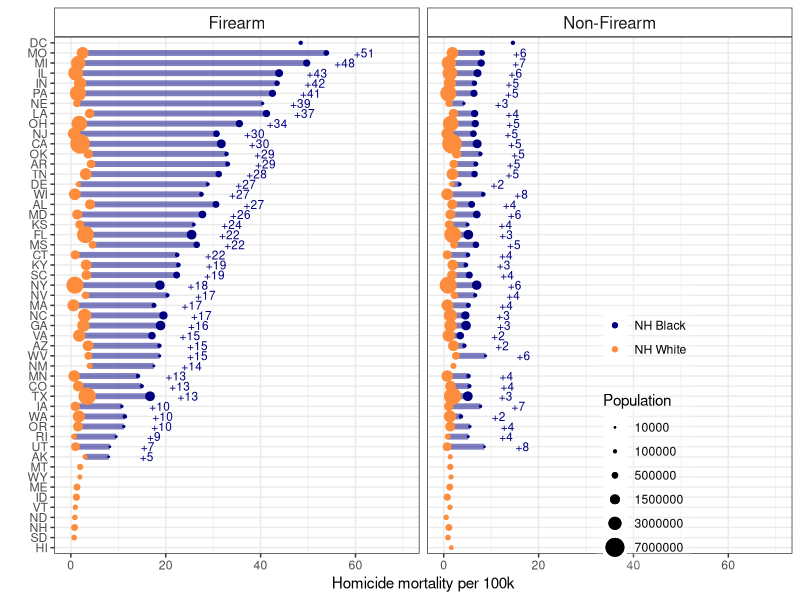
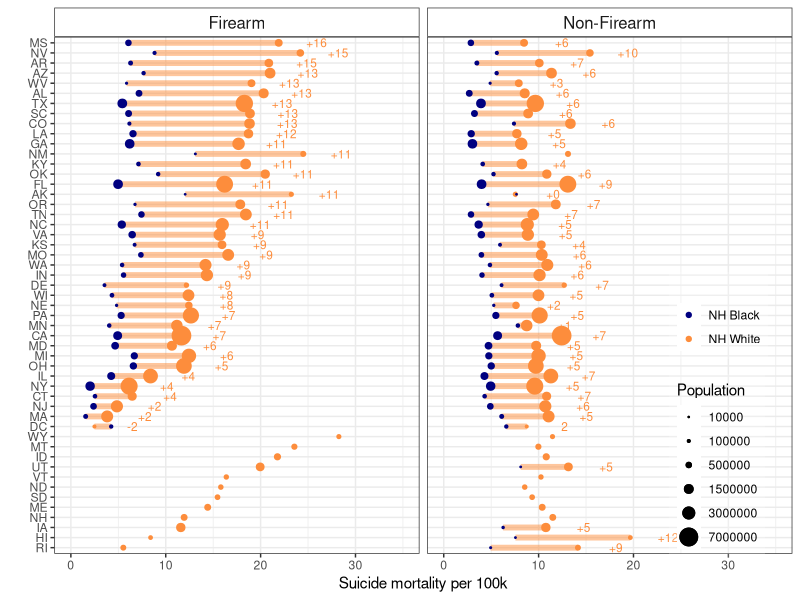
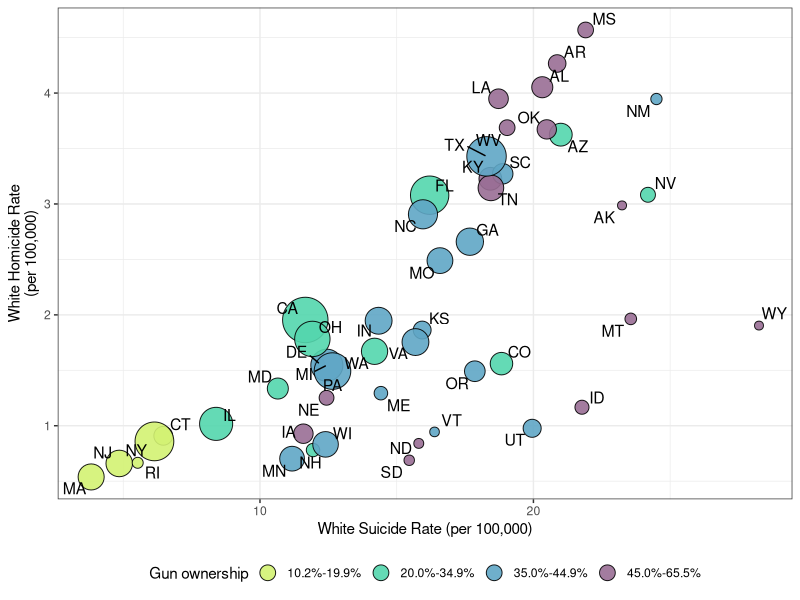
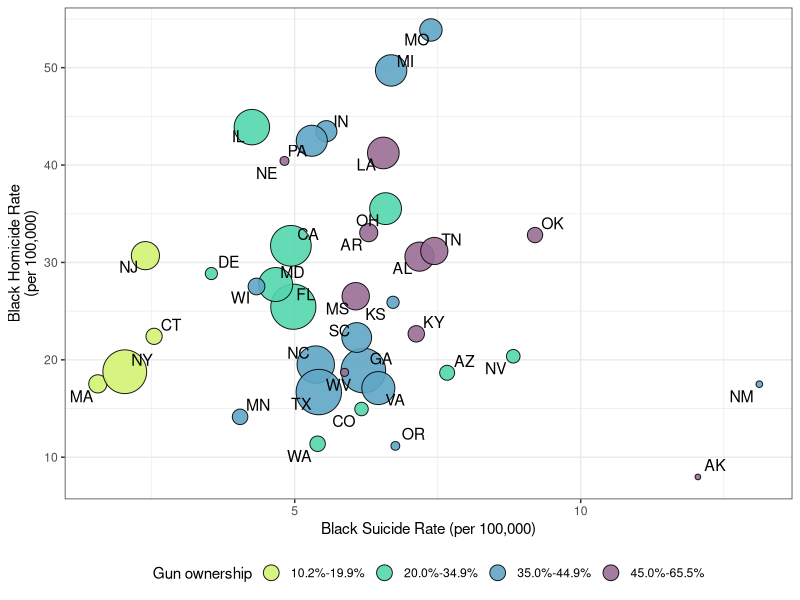

Reproduce these figures in R, in order.
## ---- chunk 1
library(tidyverse)
library(ggrepel)
library(viridis)
## ---- chunk 2
gun.house.prev <- c(52.2, 59.8, 32.3, 58.8, 20.1, 34.6, 18.1, 26.3, 25.2,
                    40.3, 10.2, 55.7, 20.7, 38.5, 45.7, 42.8, 47.7, 45.0,
                    40.3, 21.7, 11.5, 40.8, 41.2, 54.6, 44.2, 62.6, 45.4,
                    34.0, 31.0, 11.4, 39.7, 18.5, 39.4, 56.2, 34.0, 46.5,
                    39.8, 35.1, 12.4, 43.3, 59.9, 46.6, 37.1, 44.8, 43.8,
                    37.5, 34.0, 58.5, 43.0, 65.5)

gun.data <- data.frame("ST" = state.abb, "gun.house.prev" = gun.house.prev)

#ggplot(gun.data, aes(gun.house.prev)) + geom_histogram(bins = 20, col = "white") 
#ggplot(gun.data, aes(gun.house.prev)) + geom_density()
#quantile(gun.data$gun.house.prev, c(0.33, 0.66))

gun.data <- gun.data %>% arrange(gun.house.prev) %>% 
  mutate(gun.house.prev.category = cut(gun.house.prev, 
                                       breaks = c(0, 20, 35, 44.9, 66), 
                                       labels = c("10.2%-19.9%", "20.0%-34.9%", "35.0%-44.9%", "45.0%-65.5%")))
## ---- chunk 3
#homicide
NHWM_homicide_FA <- read.table("./Data/agestd/Homicide_Firearms_White_NH_Males_Age-adjusted_2008-2014.txt", skip = 21, header = T, sep = ",")

NHWM_homicide_NonFA <- read.table("./Data/agestd/Homicide_Non-Firearms_White_NH_Males_Age-adjusted_2008-2014.txt", skip = 21, header = T, sep = ",")

NHBM_homicide_FA <- read.table("./Data/agestd/Homicide_Firearms_Black_NH_Males_Age-adjusted_2008-2014.txt", skip = 21, header = T, sep = ",")

NHBM_homicide_NonFA <- read.table("./Data/agestd/Homicide_Non-Firearms_Black_NH_Males_Age-adjusted_2008-2014.txt", skip = 21, header = T, sep = ",")

#suicide
NHWM_suicide_FA <- read.table("./Data/agestd/Suicide_Firearms_White_NH_Males_Age-adjusted_2008-2014.txt", skip = 21, header = T, sep = ",")

NHWM_suicide_NonFA <- read.table("./Data/agestd/Suicide_Non-Firearms_White_NH_Males_Age-adjusted_2008-2014.txt", skip = 21, header = T, sep = ",")

NHBM_suicide_FA <- read.table("./Data/agestd/Suicide_Firearms_Black_NH_Males_Age-adjusted_2008-2014.txt", skip = 21, header = T, sep = ",")

NHBM_suicide_NonFA <- read.table("./Data/agestd/Suicide_Non-Firearms_Black_NH_Males_Age-adjusted_2008-2014.txt", skip = 21, header = T, sep = ",")
## ---- chunk 4
#homicide
NHWF_homicide_FA <- read.table("./Data/agestd/Homicide_Firearms_White_NH_Females_Age-adjusted_2008-2014.txt", skip = 21, header = T, sep = ",")

NHWF_homicide_NonFA <- read.table("./Data/agestd/Homicide_Non-Firearms_White_NH_Females_Age-adjusted_2008-2014.txt", skip = 21, header = T, sep = ",")

NHBF_homicide_FA <- read.table("./Data/agestd/Homicide_Firearms_Black_NH_Females_Age-adjusted_2008-2014.txt", skip = 21, header = T, sep = ",")

NHBF_homicide_NonFA <- read.table("./Data/agestd/Homicide_Non-Firearms_Black_NH_Females_Age-adjusted_2008-2014.txt", skip = 21, header = T, sep = ",")

#suicide
NHWF_suicide_FA <- read.table("./Data/agestd/Suicide_Firearms_White_NH_Females_Age-adjusted_2008-2014.txt", skip = 21, header = T, sep = ",")

NHWF_suicide_NonFA <- read.table("./Data/agestd/Suicide_Non-Firearms_White_NH_Females_Age-adjusted_2008-2014.txt", skip = 21, header = T, sep = ",")

NHBF_suicide_FA <- read.table("./Data/agestd/Suicide_Firearms_Black_NH_Females_Age-adjusted_2008-2014.txt", skip = 21, header = T, sep = ",")

NHBF_suicide_NonFA <- read.table("./Data/agestd/Suicide_Non-Firearms_Black_NH_Females_Age-adjusted_2008-2014.txt", skip = 21, header = T, sep = ",")
## ---- chunk 5
tidy_fx <- function(data, state, death, population, crude, adjusted, race, intent, mechanism) {
  dat2 <- data[, c(state, death, population, crude, adjusted)]
  names(dat2)[2] <- paste0(death, ".", intent, ".", race)
  names(dat2)[3] <- paste0(population, ".", race)
  names(dat2)[4] <- paste0("crude.", intent, ".", race)
  names(dat2)[5] <- paste0("adjusted.", intent, ".", race)
  dat2$type = mechanism
  
  return(dat2)
}
## ---- chunk 6
NHWM_homicide_FA <- tidy_fx(data = NHWM_homicide_FA, "ST", "Deaths", "Population", "U_C_Rate", 
                            "U_A_Rate", "white", "homicide", "Firearm")
NHWM_homicide_NonFA <- tidy_fx(data = NHWM_homicide_NonFA, "ST", "Deaths", "Population", "U_C_Rate", 
                            "U_A_Rate", "white", "homicide", "Non-Firearm")
NHWM_suicide_FA <- tidy_fx(data = NHWM_suicide_FA, "ST", "Deaths", "Population", "U_C_Rate", 
                            "U_A_Rate", "white", "suicide", "Firearm")
NHWM_suicide_NonFA <- tidy_fx(data = NHWM_suicide_NonFA, "ST", "Deaths", "Population", "U_C_Rate", 
                            "U_A_Rate", "white", "suicide", "Non-Firearm")

NHBM_homicide_FA <- tidy_fx(data = NHBM_homicide_FA, "ST", "Deaths", "Population", "U_C_Rate", 
                            "U_A_Rate", "black", "homicide", "Firearm")
NHBM_homicide_NonFA <- tidy_fx(data = NHBM_homicide_NonFA, "ST", "Deaths", "Population", "U_C_Rate", 
                            "U_A_Rate", "black", "homicide", "Non-Firearm")
NHBM_suicide_FA <- tidy_fx(data = NHBM_suicide_FA, "ST", "Deaths", "Population", "U_C_Rate", 
                            "U_A_Rate", "black", "suicide", "Firearm")
NHBM_suicide_NonFA <- tidy_fx(data = NHBM_suicide_NonFA, "ST", "Deaths", "Population", "U_C_Rate", 
                            "U_A_Rate", "black", "suicide", "Non-Firearm")

NHBM_homicide<- rbind(NHBM_homicide_FA, NHBM_homicide_NonFA)
NHBM_suicide <- rbind(NHBM_suicide_FA, NHBM_suicide_NonFA)
NHWM_homicide <- rbind(NHWM_homicide_FA, NHWM_homicide_NonFA)
NHWM_suicide <- rbind(NHWM_suicide_FA, NHWM_suicide_NonFA)
rm(NHBM_homicide_FA, NHBM_homicide_NonFA, NHBM_suicide_FA, NHBM_suicide_NonFA,
   NHWM_homicide_FA, NHWM_homicide_NonFA, NHWM_suicide_FA, NHWM_suicide_NonFA)
## ---- chunk 7
NHWF_homicide_FA <- tidy_fx(data = NHWF_homicide_FA, "ST", "Deaths", "Population", "U_C_Rate", 
                            "U_A_Rate", "white", "homicide", "Firearm")
NHWF_homicide_NonFA <- tidy_fx(data = NHWF_homicide_NonFA, "ST", "Deaths", "Population", "U_C_Rate", 
                            "U_A_Rate", "white", "homicide", "Non-Firearm")
NHWF_suicide_FA <- tidy_fx(data = NHWF_suicide_FA, "ST", "Deaths", "Population", "U_C_Rate", 
                            "U_A_Rate", "white", "suicide", "Firearm")
NHWF_suicide_NonFA <- tidy_fx(data = NHWF_suicide_NonFA, "ST", "Deaths", "Population", "U_C_Rate", 
                            "U_A_Rate", "white", "suicide", "Non-Firearm")

NHBF_homicide_FA <- tidy_fx(data = NHBF_homicide_FA, "ST", "Deaths", "Population", "U_C_Rate", 
                            "U_A_Rate", "black", "homicide", "Firearm")
NHBF_homicide_NonFA <- tidy_fx(data = NHBF_homicide_NonFA, "ST", "Deaths", "Population", "U_C_Rate", 
                            "U_A_Rate", "black", "homicide", "Non-Firearm")
NHBF_suicide_FA <- tidy_fx(data = NHBF_suicide_FA, "ST", "Deaths", "Population", "U_C_Rate", 
                            "U_A_Rate", "black", "suicide", "Firearm")
NHBF_suicide_NonFA <- tidy_fx(data = NHBF_suicide_NonFA, "ST", "Deaths", "Population", "U_C_Rate", 
                            "U_A_Rate", "black", "suicide", "Non-Firearm")

NHBF_homicide<- rbind(NHBF_homicide_FA, NHBF_homicide_NonFA)
NHBF_suicide <- rbind(NHBF_suicide_FA, NHBF_suicide_NonFA)
NHWF_homicide <- rbind(NHWF_homicide_FA, NHWF_homicide_NonFA)
NHWF_suicide <- rbind(NHWF_suicide_FA, NHWF_suicide_NonFA)
rm(NHBF_homicide_FA, NHBF_homicide_NonFA, NHBF_suicide_FA, NHBF_suicide_NonFA,
   NHWF_homicide_FA, NHWF_homicide_NonFA, NHWF_suicide_FA, NHWF_suicide_NonFA)
## ---- chunk 8
#merge all the data
Males_AllAges_0814 <- merge(NHBM_homicide, NHBM_suicide %>% select(-Population.black), by = c("ST", "type")) %>%
  mutate(crude.RD.hom.su.black = crude.homicide.black - crude.suicide.black,
         adj.RD.hom.su.black = adjusted.homicide.black - adjusted.suicide.black)

Males_AllAges_0814 <- merge(Males_AllAges_0814, NHWM_homicide, by = c("ST", "type")) %>%
  mutate(crude.RD.homicide = crude.homicide.black - crude.homicide.white,
         adj.RD.homicide = adjusted.homicide.black - adjusted.homicide.white)

Males_AllAges_0814 <- merge(Males_AllAges_0814, NHWM_suicide %>% select(-Population.white), by = c("ST", "type")) %>%
  mutate(crude.RD.suicide = crude.suicide.black - crude.suicide.white,
         adj.RD.suicide = adjusted.suicide.black - adjusted.suicide.white)

Males_AllAges_0814 <- Males_AllAges_0814 %>% 
  mutate(crude.RD.hom.su.white = crude.homicide.white - crude.suicide.white, 
         adj.RD.hom.su.white = adjusted.homicide.white - adjusted.suicide.white)
## ---- chunk 9
Females_AllAges_0814 <- merge(NHBF_homicide, NHBF_suicide %>% select(-Population.black), by = c("ST", "type")) %>%
  mutate(crude.RD.hom.su.black = crude.homicide.black - crude.suicide.black,
         adj.RD.hom.su.black = adjusted.homicide.black - adjusted.suicide.black)

Females_AllAges_0814 <- merge(Females_AllAges_0814, NHWF_homicide, by = c("ST", "type")) %>%
  mutate(crude.RD.homicide = crude.homicide.black - crude.homicide.white,
         adj.RD.homicide = adjusted.homicide.black - adjusted.homicide.white)

Females_AllAges_0814 <- merge(Females_AllAges_0814, NHWF_suicide %>% select(-Population.white), by = c("ST", "type")) %>%
  mutate(crude.RD.suicide = crude.suicide.black - crude.suicide.white,
         adj.RD.suicide = adjusted.suicide.black - adjusted.suicide.white)

Females_AllAges_0814 <- Females_AllAges_0814 %>% 
  mutate(crude.RD.hom.su.white = crude.homicide.white - crude.suicide.white, 
         adj.RD.hom.su.white = adjusted.homicide.white - adjusted.suicide.white)
## ---- chunk 10
#used for plotting -- to arrange the states on the y-axis according to the magnitude of the black-white inequality
levels.firearm.homicide <- Males_AllAges_0814 %>% filter(type == "Firearm") %>%
  transmute(ST.order.RD.homicide = reorder(ST, adj.RD.homicide))

# Males_AllAges_0814 %>% 
#   filter(is.na(adjusted.homicide.black) == T & type == "Firearm") %>% 
#   select(ST, adjusted.homicide.white)

Males_AllAges_0814$ST.order.RD.homicide <- factor(Males_AllAges_0814$ST, 
                                                  levels = c("HI", "SD", "NH", "ND", "VT", "ID", "ME", "WY", "MT",
                                                             levels(levels.firearm.homicide$ST.order.RD.homicide)[1:42]))

levels.firearm.suicide <- Males_AllAges_0814 %>% filter(type == "Firearm") %>%
  transmute(ST.order.RD.suicide = reorder(ST, -adj.RD.suicide))

# Males_AllAges_0814 %>% 
#   filter(is.na(adjusted.suicide.black) == T & type == "Firearm") %>% 
#   select(ST, adjusted.suicide.white)

Males_AllAges_0814$ST.order.RD.suicide <- factor(Males_AllAges_0814$ST, 
                                                  levels = c("RI", "HI", "IA", "NH", "ME", "SD", "ND", "VT", "UT", "ID", "MT", "WY",
                                                             levels(levels.firearm.suicide$ST.order.RD.suicide)[1:39]))

## ---- chunk 11
#used for plotting -- to arrange the states on the y-axis according to the magnitude of the black-white inequality
levels.firearm.homicide <- Females_AllAges_0814 %>% filter(type == "Firearm") %>%
  transmute(ST.order.RD.homicide = reorder(ST, adj.RD.homicide))

# Females_AllAges_0814 %>% 
#   filter(is.na(adjusted.homicide.black) == T & type == "Firearm") %>% 
#   select(ST, adjusted.homicide.white)

Females_AllAges_0814$ST.order.RD.homicide <- factor(Females_AllAges_0814$ST, 
                                                  levels = levels(levels.firearm.homicide$ST.order.RD.homicide))

# Males_AllAges_0814$ST.order.RD.homicide <- factor(Males_AllAges_0814$ST, 
#                                                   levels = c("HI", "SD", "NH", "ND", "VT", "ID", "ME", "WY", "MT",
#                                                              levels(levels.firearm.homicide$ST.order.RD.homicide)[1:42]))

levels.firearm.suicide <- Females_AllAges_0814 %>% filter(type == "Firearm") %>%
  transmute(ST.order.RD.suicide = reorder(ST, -adj.RD.suicide))

# Females_AllAges_0814 %>% 
#   filter(is.na(adjusted.suicide.black) == T & type == "Firearm") %>% 
#   select(ST, adjusted.suicide.white)

# Females_AllAges_0814$ST.order.RD.suicide <- factor(Females_AllAges_0814$ST, 
#                                                   levels = c("RI", "HI", "IA", "NH", "ME", "SD", "ND", "VT", "UT", "ID", "MT", "WY",
#                                                              levels(levels.firearm.suicide$ST.order.RD.suicide)[1:39]))

Females_AllAges_0814$ST.order.RD.suicide <- factor(Females_AllAges_0814$ST, 
                                                  levels = levels(levels.firearm.suicide$ST.order.RD.suicide))

## ---- chunk 12
num.years = 2014-2008+1

Males_AllAges_0814 <- Males_AllAges_0814 %>% 
  mutate(average.pop.white = Population.white/num.years,
         average.pop.black = Population.black/num.years)

Males_AllAges_0814$gun.level <- "Middle"
Males_AllAges_0814$gun.level[Males_AllAges_0814$ST %in% c("LA", "UT", "OK", "IA", "TN","KY", "AL", 
                                                          "MS", "ID","ND", "WV", "AR", "AK", "SD", "MT", "WY")] <- "High"
Males_AllAges_0814$gun.level[Males_AllAges_0814$ST %in% c("HI", "NJ", "MA", "RI", "CT", "NY")] <- "Low"

Males_AllAges_0814$gun.level <- factor(Males_AllAges_0814$gun.level, levels = c("Low", "Middle", "High"))

#dim(Males_AllAges_0814)
Males_AllAges_0814 <- merge(Males_AllAges_0814, gun.data, by = "ST", all.x = T)
#dim(Males_AllAges_0814)
## ---- chunk 13
Females_AllAges_0814 <- Females_AllAges_0814 %>% 
  mutate(average.pop.white = Population.white/num.years,
         average.pop.black = Population.black/num.years)

Females_AllAges_0814$gun.level <- "Middle"
Females_AllAges_0814$gun.level[Females_AllAges_0814$ST %in% c("LA", "UT", "OK", "IA", "TN","KY", "AL", 
                                                          "MS", "ID","ND", "WV", "AR", "AK", "SD", "MT", "WY")] <- "High"
Females_AllAges_0814$gun.level[Females_AllAges_0814$ST %in% c("HI", "NJ", "MA", "RI", "CT", "NY")] <- "Low"

Females_AllAges_0814$gun.level <- factor(Females_AllAges_0814$gun.level, levels = c("Low", "Middle", "High"))

#dim(Females_AllAges_0814)
Females_AllAges_0814 <- merge(Females_AllAges_0814, gun.data, by = "ST", all.x = T)
#dim(Females_AllAges_0814)
## ---- chunk 14
#source: WISQARS fatal injury mapping tool
#note:I uses homicide, not homicide and legal intervention -- this changes the numbers slightly, not materially. 

#HOMICIDE relative risks
nh.black.homicide.rate.agestd <- 33.58 #per 100k, annualized age standardized, 2008-2004, entire US, black, non-hispanic, males
nh.black.homicide.rate.crude <- 35.53 #per 100k, annualized crude, 2008-2004, entire US, black, non-hispanic, males

nh.white.homicide.rate.agestd <- 3.46 #per 100k, annualized age standardized, 2008-2004, entire US, white, non-hispanic, males
nh.white.homicide.rate.crude <- 3.45 #per 100k, annualized crude, 2008-2004, entire US, white, non-hispanic, males

rr.homicide.black.white.agestd <- nh.black.homicide.rate.agestd/nh.white.homicide.rate.agestd
rr.homicide.black.white.crude <- nh.black.homicide.rate.crude/nh.white.homicide.rate.crude

#SUICIDE relative risks
nh.black.suicide.rate.agestd <- 9.64 #per 100k, annualized age standardized, 2008-2004, entire US, black, non-hispanic, males
nh.black.suicide.rate.crude <- 9.32 #per 100k, annualized crude, 2008-2004, entire US, black, non-hispanic, males

nh.white.suicide.rate.agestd <- 24.49 #per 100k, annualized age standardized, 2008-2004, entire US, white, non-hispanic, males
nh.white.suicide.rate.crude <- 26.01 #per 100k, annualized crude, 2008-2004, entire US, white, non-hispanic, males

rr.suicide.white.black.agestd <- nh.white.suicide.rate.agestd/nh.black.suicide.rate.agestd
rr.suicide.white.black.crude <- nh.white.suicide.rate.crude/nh.black.suicide.rate.crude

## ---- chunk 15

risk.homicide.nh.male <- 8.33 #per 100k, non-hispanic blacks + whites, 2008-2014, males
risk.homicide.nh.male.firearm <- 6.17 #per 100k, non-hispanic blacks + whites, 2008-2014, males
prop.homicide.nh.male.firearm <- (risk.homicide.nh.male.firearm/risk.homicide.nh.male)*100

risk.suicide.nh.male <- 22.42 #per 100k, non-hispanic blacks + whites, 2008-2014, males
risk.suicide.nh.male.firearm <- 12.87 #per 100k, non-hispanic blacks + whites, 2008-2014, males
prop.suicide.nh.male.firearm <- (risk.suicide.nh.male.firearm/risk.suicide.nh.male)*100
## ---- chunk 16
#source: WISQARS fatal injury mapping tool
#note:I uses homicide, not homicide and legal intervention -- this changes the numbers slightly, not materially. 

#FIREARM HOMICIDE relative risks
nh.black.homicide.rate.agestd.fa <- 27.58 #per 100k, annualized age standardized, 2008-2004, entire US, black, non-hispanic, males
nh.black.homicide.rate.crude.fa <- 29.57 #per 100k, annualized crude, 2008-2004, entire US, black, non-hispanic, males

nh.white.homicide.rate.agestd.fa <- 2.04 #per 100k, annualized age standardized, 2008-2004, entire US, white, non-hispanic, males
nh.white.homicide.rate.crude.fa <- 2.01 #per 100k, annualized crude, 2008-2004, entire US, white, non-hispanic, males

rr.homicide.black.white.agestd.fa <- nh.black.homicide.rate.agestd.fa/nh.white.homicide.rate.agestd.fa
rr.homicide.black.white.crude.fa <- nh.black.homicide.rate.crude.fa/nh.white.homicide.rate.crude.fa

#FIREARM SUICIDE relative risks
nh.black.suicide.rate.agestd.fa <- 5.33 #per 100k, annualized age standardized, 2008-2004, entire US, black, non-hispanic, males
nh.black.suicide.rate.crude.fa <- 5.04 #per 100k, annualized crude, 2008-2004, entire US, black, non-hispanic, males

nh.white.suicide.rate.agestd.fa <- 14.06 #per 100k, annualized age standardized, 2008-2004, entire US, white, non-hispanic, males
nh.white.suicide.rate.crude.fa <- 15.27 #per 100k, annualized crude, 2008-2004, entire US, white, non-hispanic, males

rr.suicide.white.black.agestd.fa <- nh.white.suicide.rate.agestd.fa/nh.black.suicide.rate.agestd.fa
rr.suicide.white.black.crude.fa <- nh.white.suicide.rate.crude.fa/nh.black.suicide.rate.crude.fa

## ---- chunk 17
stats <- Males_AllAges_0814 %>% group_by(type) %>% summarise(min = round(min(adj.RD.homicide, na.rm = T)), max = round(max(adj.RD.homicide, na.rm = T)))

stats2 <- Males_AllAges_0814 %>% group_by(type) %>% summarise(min = round(min(adjusted.homicide.white, na.rm = T)), max = round(max(adjusted.homicide.white, na.rm = T)))

white.pop.dc <- Males_AllAges_0814 %>% filter(ST == "DC" & type == "Firearm") %>% select(Population.white)

stats3 <- Males_AllAges_0814 %>% group_by(type) %>% summarise(min = round(min(adjusted.homicide.black, na.rm = T)), max = round(max(adjusted.homicide.black, na.rm = T)))

tib1 <- Males_AllAges_0814 %>% group_by(type) %>% summarise(sum.deaths.homicide.black = sum(Deaths.homicide.black, na.rm = T), 
                                                    sum.deaths.homicide.white = sum(Deaths.homicide.white, na.rm = T), 
                                                    sum.deaths.suicide.black = sum(Deaths.suicide.black, na.rm = T), 
                                                    sum.deaths.suicide.white = sum(Deaths.suicide.white, na.rm = T))


## ---- chunk 18
stats4 <- Males_AllAges_0814 %>% group_by(type) %>% summarise(min = round(min(adj.RD.suicide, na.rm = T)),
                                                    max = round(max(adj.RD.suicide, na.rm = T)))

stats5 <- Males_AllAges_0814 %>% group_by(type) %>% summarise(min = round(min(adjusted.suicide.white, na.rm = T)),
                                                    max = round(max(adjusted.suicide.white, na.rm = T)))

stats6 <- Males_AllAges_0814 %>% group_by(type) %>% summarise(min = round(min(adjusted.suicide.black, na.rm = T)),
                                                    max = round(max(adjusted.suicide.black, na.rm = T)))

stats7 <- Males_AllAges_0814 %>% group_by(type) %>% summarise(min = round(min(adjusted.suicide.white, na.rm = T)),
                                                    max = round(max(adjusted.suicide.white, na.rm = T)))
## ---- chunk 19
ggplot(Males_AllAges_0814, aes(y = ST.order.RD.homicide, x = adjusted.homicide.white)) + 
  geom_segment(aes(x = adjusted.homicide.white, xend = adjusted.homicide.black, 
                   y = ST.order.RD.homicide, yend = ST.order.RD.homicide), 
               lwd = 2, col = "navy", alpha = 0.5) +
  geom_point(aes(col = "NH White", size = average.pop.white)) + #alpha = ifelse(death.homicide.black < 20, 0.7, 1)
  geom_point(aes(x = adjusted.homicide.black, col = "NH Black", size = average.pop.black)) + #alpha = ifelse(death.homicide.black < 20, 0.7, 1),
  scale_color_manual(values = c("navy", "#fd8d3c")) +
  scale_alpha_continuous(guide = F) +
  scale_size_area(breaks = c(10000, 100000, 500000, 1500000, 3000000, 7000000)) +
  ylab("") +
  xlab("Homicide mortality per 100k") + 
  theme_bw() + 
  guides(color = guide_legend(title = " "), size = guide_legend(title = "Population")) + 
  theme(legend.position = c(0.8, 0.25), 
        plot.title = element_text(size = 10),
        legend.background = element_rect(fill=alpha('white', 0.2)),
        strip.background = element_rect(fill="white"), 
        strip.text.x = element_text(size = 12),
        strip.text.y = element_text(size = 12)) + 
   geom_text(data = Males_AllAges_0814 %>% filter(is.na(adj.RD.homicide) == F),
             aes(x = adjusted.homicide.black + 8, label = paste0("+", round(adj.RD.homicide))),
             size = 3, col = "navy") +
  facet_wrap( ~ type) +
  scale_x_continuous(limits = c(0, 70)) 
## ---- chunk 20
ggplot(Males_AllAges_0814, aes(y = ST.order.RD.suicide, x = adjusted.suicide.white)) + 
  geom_segment(aes(x = adjusted.suicide.white, xend = adjusted.suicide.black, 
                   y = ST.order.RD.suicide, yend = ST.order.RD.suicide), 
               lwd = 2, col = "#fd8d3c", alpha = 0.5) +
  geom_point(aes(col = "NH White", size = average.pop.white)) + #alpha = ifelse(death.homicide.black < 20, 0.7, 1)
  geom_point(aes(x = adjusted.suicide.black, col = "NH Black", size = average.pop.black)) + #, alpha = ifelse(death.homicide.black < 20, 0.7, 1)
  scale_color_manual(values = c("navy", "#fd8d3c")) +
  scale_alpha_continuous(guide = F) +
  scale_size_area(breaks = c(10000, 100000, 500000, 1500000, 3000000, 7000000)) +
  ylab("") + xlab("Suicide mortality per 100k") + theme_bw() + 
  guides(color = guide_legend(title = " "), size = guide_legend(title = "Population")) + 
  theme(legend.position = c(0.90, 0.27), 
        plot.title = element_text(size = 10),
        legend.background = element_rect(fill=alpha('white', 0.2)),
        strip.background = element_rect(fill="white"), 
        strip.text.x = element_text(size = 12),
        strip.text.y = element_text(size = 12)) + 
  scale_x_continuous(limits = c(0, 35)) +
  #scale_x_continuous(limits = c(0, 60), labels = seq(0, 60, 20), breaks = seq(0, 60, 20)) +
  geom_text(data = subset(Males_AllAges_0814, is.na(adj.RD.suicide)==F), 
            aes(x = adjusted.suicide.white + 4, label = ifelse(ST != "DC", paste0("+", round(-adj.RD.suicide)), round(-adj.RD.suicide))), size = 3, col = "#fd8d3c") +
  facet_wrap(~type)
## ---- chunk 21
ggplot(subset(Males_AllAges_0814, type == "Firearm" & ST != "DC"), aes(adjusted.suicide.white, adjusted.homicide.white)) + 
  geom_point(aes(fill = gun.house.prev.category, size = average.pop.white), col = "black", pch = 21, alpha = 0.9) +
  geom_text_repel(aes(label = ST), size = 4) +
  #scale_fill_manual(values = c("#EFEE69", "#57C796", "#4B88A0", "#694760")) +
  scale_fill_manual(values = c("#D2F172","#53D6AD", "#5FA6C5", "#996E94")) +
  #scale_fill_viridis(discrete = T, direction = -1) +
  ylab("White Homicide Rate\n(per 100,000)") +
  xlab("White Suicide Rate (per 100,000)") + 
  theme_bw() +
  theme(legend.position = "bottom") +
  scale_size_area(breaks = c(100000, 500000, 1500000, 3000000, 7000000), max_size = 15, guide = F) +
  guides(fill = guide_legend(title = "Gun ownership", override.aes = list(size = 5)))
## ---- chunk 22
ggplot(subset(Males_AllAges_0814, type == "Firearm" & ST != "DC"), aes(x = adjusted.suicide.black, y = adjusted.homicide.black)) + 
  geom_point(aes(fill = gun.house.prev.category, size = average.pop.black), col = "black", pch = 21, alpha = 0.9) +
  geom_text_repel(aes(label = ST), size = 4, check_overlap = T) +
  scale_fill_manual(values = c("#D2F172","#53D6AD", "#5FA6C5", "#996E94")) +
  #scale_fill_viridis(discrete = T, direction = -1) +
  ylab("Black Homicide Rate\n(per 100,000)") +
  xlab("Black Suicide Rate (per 100,000)") + 
  theme_bw() +
  theme(legend.position = "bottom") +
  scale_size_area(breaks = c(16600, 100000, 500000, 1400000), max_size = 15, guide = F) +
  guides(fill = guide_legend(title = "Gun ownership", override.aes = list(size = 5))) 
    
# ggplot(subset(Males_AllAges_0814, type == "Firearm"), aes(adjusted.suicide.black, adjusted.homicide.black)) + 
#   geom_point(aes(fill = gun.level, size = average.pop.black), col = "white", pch = 21, alpha = 0.5) +
#   geom_text_repel(aes(label = ST), alpha = 0.8, size = 3, check_overlap = T) +
#   ylab("Black Homicide Rate\n(per 100,000)") +
#   xlab("Black Suicide Rate (per 100,000)") + 
#   theme_bw() +
#   scale_size_area(breaks = c(16600, 100000, 500000, 1400000), max_size = 15, guide = F) +
#   guides(fill = guide_legend(title = "Gun ownership"))

# ggplot(subset(Males_AllAges_0814, type == "Firearm"), aes(x = gun.house.prev, y = adj.RD.homicide)) +
#          geom_point() +
#   geom_text_repel(aes(label = ST), alpha = 0.8, size = 3, check_overlap = T) 
# 
# ggplot(subset(Males_AllAges_0814, type == "Firearm"), aes(x = gun.house.prev, y = adj.RD.suicide)) +
#          geom_point() +
#   geom_text_repel(aes(label = ST), alpha = 0.8, size = 3, check_overlap = T) +
#   geom_smooth()
# 
# ggplot(subset(Males_AllAges_0814, type == "Firearm"), aes(x = gun.house.prev, y = Population.white)) +
#          geom_point() + geom_text_repel(aes(label = ST), alpha = 0.8, size = 3, check_overlap = T) 
# 
# ggplot(subset(Males_AllAges_0814, type == "Firearm"), aes(x = gun.house.prev, y = Population.black)) +
#          geom_point() + geom_text_repel(aes(label = ST), alpha = 0.8, size = 3, check_overlap = T) 
